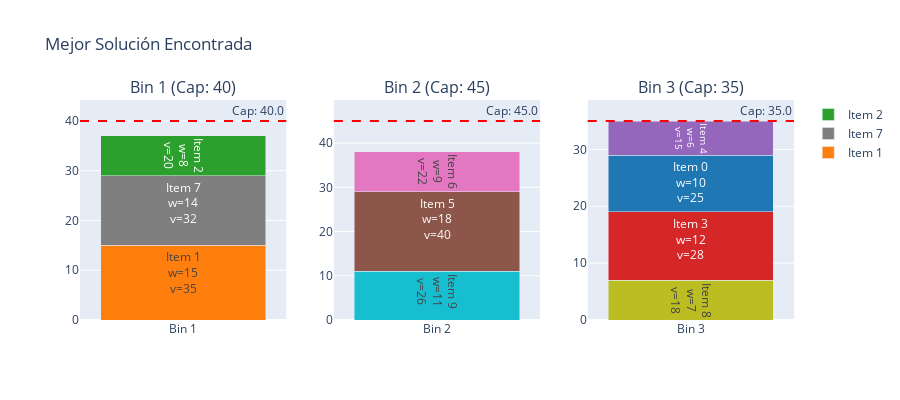

The notebook cell this image was saved under:
### Markdown cell above
## 6. Visualización de Solución

### Code cell
def visualize_solution(solution, title="Solution"):
    """Crear visualización de una solución con capacidades individuales."""
    fig = make_subplots(
        rows=1, cols=len(solution.bins),
        subplot_titles=[f"Bin {i+1} (Cap: {b.capacity:.0f})" for i, b in enumerate(solution.bins)]
    )
    
    colors = ['#1f77b4', '#ff7f0e', '#2ca02c', '#d62728', '#9467bd',
              '#8c564b', '#e377c2', '#7f7f7f', '#bcbd22', '#17becf']
    
    for bin_idx, bin_obj in enumerate(solution.bins):
        y_offset = 0
        for item_idx, item in enumerate(bin_obj.items):
            fig.add_trace(
                go.Bar(
                    x=[f"Bin {bin_idx+1}"],
                    y=[item.weight],
                    base=y_offset,
                    name=f"Item {item.id}",
                    marker_color=colors[item.id % len(colors)],
                    text=f"Item {item.id}<br>w={item.weight}<br>v={item.value}",
                    textposition='inside',
                    showlegend=bin_idx == 0
                ),
                row=1, col=bin_idx+1
            )
            y_offset += item.weight
        
        # Añadir línea de capacidad
        fig.add_hline(y=bin_obj.capacity, line_dash="dash", line_color="red",
                      row=1, col=bin_idx+1, annotation_text=f"Cap: {bin_obj.capacity}")
    
    fig.update_layout(
        title=title,
        barmode='stack',
        height=400
    )
    
    return fig

# Visualizar mejor solución
best_solution = min(
    [solution_ffd, solution_rrg, solution_sa, solution_ga],
    key=calculate_objective
)
fig = visualize_solution(best_solution, "Mejor Solución Encontrada")
fig.show()

### Figure 1 — Plotly figure (JSON) as saved in the notebook; plotly's stock layout.template omitted (floating-point values rounded to 4 significant figures)
{"data": [{"base": 0, "marker": {"color": "#ff7f0e"}, "name": "Item 1", "showlegend": true, "text": "Item 1<br>w=15<br>v=35", "textposition": "inside", "type": "bar", "x": ["Bin 1"], "xaxis": "x", "y": [15], "yaxis": "y"}, {"base": 15, "marker": {"color": "#7f7f7f"}, "name": "Item 7", "showlegend": true, "text": "Item 7<br>w=14<br>v=32", "textposition": "inside", "type": "bar", "x": ["Bin 1"], "xaxis": "x", "y": [14], "yaxis": "y"}, {"base": 29, "marker": {"color": "#2ca02c"}, "name": "Item 2", "showlegend": true, "text": "Item 2<br>w=8<br>v=20", "textposition": "inside", "type": "bar", "x": ["Bin 1"], "xaxis": "x", "y": [8], "yaxis": "y"}, {"base": 0, "marker": {"color": "#17becf"}, "name": "Item 9", "showlegend": false, "text": "Item 9<br>w=11<br>v=26", "textposition": "inside", "type": "bar", "x": ["Bin 2"], "xaxis": "x2", "y": [11], "yaxis": "y2"}, {"base": 11, "marker": {"color": "#8c564b"}, "name": "Item 5", "showlegend": false, "text": "Item 5<br>w=18<br>v=40", "textposition": "inside", "type": "bar", "x": ["Bin 2"], "xaxis": "x2", "y": [18], "yaxis": "y2"}, {"base": 29, "marker": {"color": "#e377c2"}, "name": "Item 6", "showlegend": false, "text": "Item 6<br>w=9<br>v=22", "textposition": "inside", "type": "bar", "x": ["Bin 2"], "xaxis": "x2", "y": [9], "yaxis": "y2"}, {"base": 0, "marker": {"color": "#bcbd22"}, "name": "Item 8", "showlegend": false, "text": "Item 8<br>w=7<br>v=18", "textposition": "inside", "type": "bar", "x": ["Bin 3"], "xaxis": "x3", "y": [7], "yaxis": "y3"}, {"base": 7, "marker": {"color": "#d62728"}, "name": "Item 3", "showlegend": false, "text": "Item 3<br>w=12<br>v=28", "textposition": "inside", "type": "bar", "x": ["Bin 3"], "xaxis": "x3", "y": [12], "yaxis": "y3"}, {"base": 19, "marker": {"color": "#1f77b4"}, "name": "Item 0", "showlegend": false, "text": "Item 0<br>w=10<br>v=25", "textposition": "inside", "type": "bar", "x": ["Bin 3"], "xaxis": "x3", "y": [10], "yaxis": "y3"}, {"base": 29, "marker": {"color": "#9467bd"}, "name": "Item 4", "showlegend": false, "text": "Item 4<br>w=6<br>v=15", "textposition": "inside", "type": "bar", "x": ["Bin 3"], "xaxis": "x3", "y": [6], "yaxis": "y3"}], "layout": {"annotations": [{"font": {"size": 16}, "showarrow": false, "text": "Bin 1 (Cap: 40)", "x": 0.1444, "xanchor": "center", "xref": "paper", "y": 1, "yanchor": "bottom", "yref": "paper"}, {"font": {"size": 16}, "showarrow": false, "text": "Bin 2 (Cap: 45)", "x": 0.5, "xanchor": "center", "xref": "paper", "y": 1, "yanchor": "bottom", "yref": "paper"}, {"font": {"size": 16}, "showarrow": false, "text": "Bin 3 (Cap: 35)", "x": 0.8556, "xanchor": "center", "xref": "paper", "y": 1, "yanchor": "bottom", "yref": "paper"}, {"showarrow": false, "text": "Cap: 40.0", "x": 1, "xanchor": "right", "xref": "x domain", "y": 40, "yanchor": "bottom", "yref": "y"}, {"showarrow": false, "text": "Cap: 45.0", "x": 1, "xanchor": "right", "xref": "x2 domain", "y": 45, "yanchor": "bottom", "yref": "y2"}, {"showarrow": false, "text": "Cap: 35.0", "x": 1, "xanchor": "right", "xref": "x3 domain", "y": 35, "yanchor": "bottom", "yref": "y3"}], "barmode": "stack", "height": 400, "shapes": [{"line": {"color": "red", "dash": "dash"}, "type": "line", "x0": 0, "x1": 1, "xref": "x domain", "y0": 40, "y1": 40, "yref": "y"}, {"line": {"color": "red", "dash": "dash"}, "type": "line", "x0": 0, "x1": 1, "xref": "x2 domain", "y0": 45, "y1": 45, "yref": "y2"}, {"line": {"color": "red", "dash": "dash"}, "type": "line", "x0": 0, "x1": 1, "xref": "x3 domain", "y0": 35, "y1": 35, "yref": "y3"}], "title": {"text": "Mejor Solución Encontrada"}, "xaxis": {"anchor": "y", "domain": [0, 0.2889]}, "xaxis2": {"anchor": "y2", "domain": [0.3556, 0.6444]}, "xaxis3": {"anchor": "y3", "domain": [0.7111, 1]}, "yaxis": {"anchor": "x", "domain": [0, 1]}, "yaxis2": {"anchor": "x2", "domain": [0, 1]}, "yaxis3": {"anchor": "x3", "domain": [0, 1]}}}
